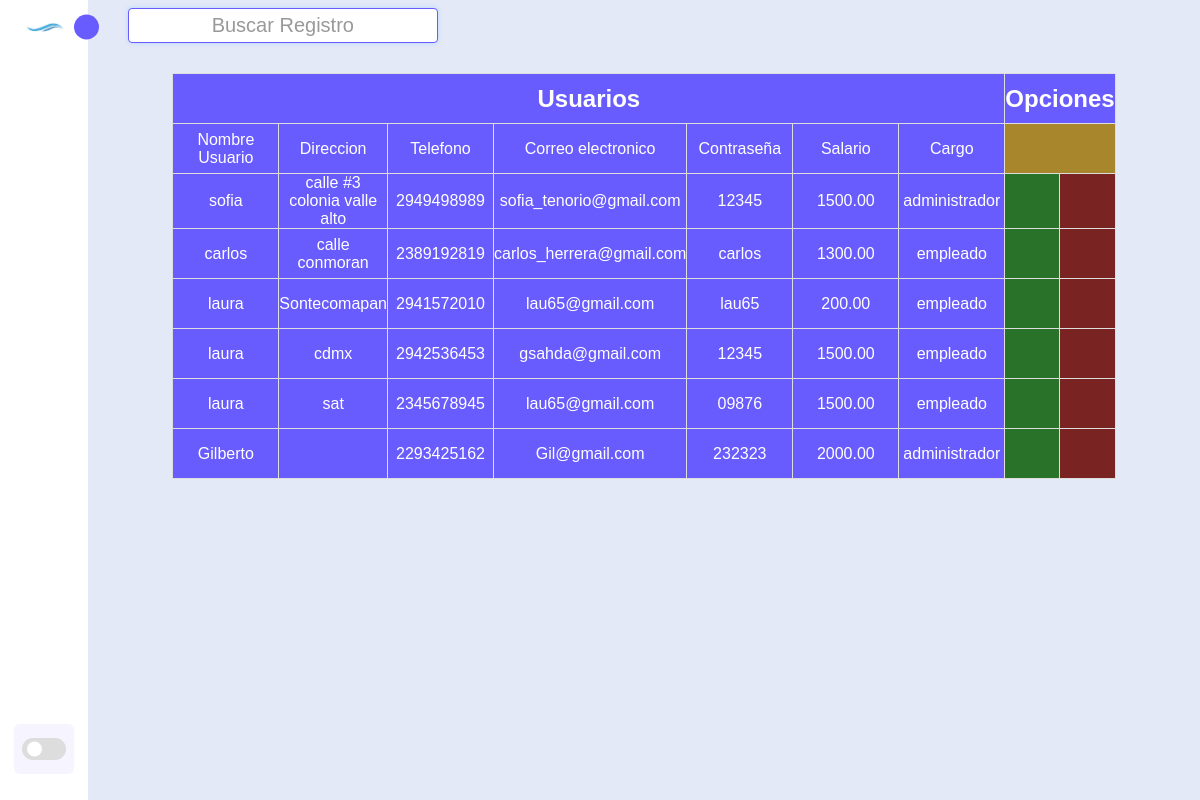
The app's page /actualizar_usuario.php (signed in) with its own data.
### tables this page shows
CREATE TABLE `empleados` (
  `id_empleado` int(11) NOT NULL,
  `nombre` varchar(50) NOT NULL,
  `direccion` varchar(100) NOT NULL,
  `telefono` varchar(20) NOT NULL,
  `correo_electronico` varchar(50) NOT NULL,
  `contraseña` varchar(30) NOT NULL,
  `salario` decimal(8,2) NOT NULL,
  `id_cargo` int(11) NOT NULL
);

CREATE TABLE `cargo` (
  `id_cargo` int(11) NOT NULL,
  `nombre_cargo` varchar(50) NOT NULL
);

### usuarios.php (the view, shortened to what this page needs)
<?php
include("conexion.php");
    if(isset($_SESSION['nombre'])&&isset($_SESSION['id_cargo'])==1){
?>
<!DOCTYPE html>
<html lang="en">
<head>
    <link rel="stylesheet" href="css/index.css">
    <link href="https://cdn.jsdelivr.net/npm/remixicon@3.2.0/fonts/remixicon.css" rel="stylesheet">
</head>
<body>
    <nav class="sidebar close">
        <header>
            <div class="image-text">
                <span class="image">
                    <img src="css/image/logo.png" alt icon="">
                </span>
            </div>
            <i class="ri-arrow-right-s-line toggle"></i>
        </header>
        <div class="menu-bar">
            <div class="menu">
                <ul class="menu-links">
                    <li class="nav-links">
                        <a href="index.php">
                        </a>
                    </li>
                    <li class="nav-links">
                        <a href="clientes.php">
                        </a>
                    </li>
                    <li class="nav-links">
                        <a href="reservaciones.php">
                        </a>
                    </li>
                    <li class="nav-links">
                        <a href="habitaciones.php">
                        </a>
                    </li>
                    <li class="nav-links">
                        <a href="usuarios.php">
                        </a>
                    </li>
                    <li class="nav-links">
                        <a href="pagos.php">
                        </a>
                    </li>
                    <li class="nav-links">
                        <a href="manual.php">
                        </a>
                    </li>
                </ul>
            </div>
            <div class="bottom-content">
                <li class="">
                        <a href="salir.php" onclick="return confirmacion();">
                        </a>
                </li>
                <li class="mode">
                    <div class="toggle-switch">
                        <span class="switch"></span>
                    </div>
                </li>
            </div>
        </div>
    </nav>
    <section class="home">
        <div class="home-conten">
            <input class="bux" onkeyup="" type="text" name="buscar" id="buscar" placeholder="Buscar Registro">
    <table class="tabla" id="usuarios" border="1">
        <tr>
            <th class="celda" colspan="7"> <h1>Usuarios</h1> </th>
            <th class="celda" colspan="2"> <h1>Opciones</h1></th>
        </tr>
        <tr>
        <td class="celda">Nombre Usuario</td>
        <td class="celda">Direccion</td>
        <td class="celda">Telefono</td>
        <td class="celda">Correo electronico</td>
        <td class="celda">Contraseña</td>
        <td class="celda">Salario</td>
        <td class="celda">Cargo</td>
        <td class="new" colspan="2"><a href="nuevo_usuario.php"><i class="ri-user-add-fill op"></i></a></td>
        </tr>
<?php foreach($conexion->query("SELECT e.*, c.nombre_cargo
FROM empleados e
JOIN cargo c ON e.id_cargo = c.id_cargo")as $row){?>
<tr>
        <td class="celda"> <?php echo $row['nombre'] ?> </td>
        <td class="celda"> <?php echo $row['direccion'] ?> </td>
        <td class="celda"> <?php echo $row['telefono'] ?> </td>
        <td class="celda"> <?php echo $row['correo_electronico'] ?> </td>
        <td class="celda"> <?php echo $row['contraseña'] ?> </td>
        <td class="celda"> <?php echo $row['salario'] ?> </td>
        <td class="celda"> <?php echo $row['nombre_cargo'] ?> </td>
        <td class="edit"><a href="editar_usuario.php?id=<?php echo $row['id_empleado']?>"><i class="ri-edit-fill op"></i></a></td>
        <td class="elim"><a href="elimina_usuario.php?id=<?php echo $row['id_empleado']?>" onclick="return eliminacion();"><i class="ri-delete-bin-4-fill op"></i></a></td>
</tr>
<?php }?>
    </table>
        </div>
    </section>
</body>
</html>
<?php
    }else {
        header("location:sesion.php");
    }
?>

### actualizar_usuario.php (shortened to what this page needs)
<?php
include("conexion.php");
        $nombre=$_POST["nombre"];
        $direccion=$_POST["direccion"];
        $telefono=$_POST["telefono"];
        $correo=$_POST["correo"];
        $contraseña=$_POST["contraseña"];
        $salario=$_POST["salario"];
        $tipo=$_POST["id_cargo"];
        if (repetido($nombre,$direccion,$telefono,$correo,$contraseña,$salario,$tipo,$conexion)==1) {
            echo '<script type="text/javascript">';
            echo 'alert("Registro ya existente");';
            echo '</script>';
            require ("editar_usuario.php");
        }else {
require("usuarios.php");
}
function repetido($nombre,$direccion,$telefono,$correo,$contraseña,$salario,$tipo,$conexion){
    $sql="SELECT* FROM empleados WHERE nombre='$nombre' AND direccion='$direccion' AND telefono='$telefono' AND correo_electronico='$correo' AND  contraseña='$contraseña'AND salario='$salario' AND id_cargo='$tipo'";
    $resultado=mysqli_query($conexion,$sql);
    if (mysqli_num_rows($resultado)>0) {
        return 1;
    } else {
        return 0;
    }
}
?>

### css/index.css (style rules this page uses)
* { font-family:Arial, Helvetica, sans-serif; margin: 0; padding: 0; box-sizing: border-box; }
:root { --body-color: #e4e9f7; --sidebar-color: #fff; --primary-color: #695cfe; --primary-color-light: #f6f5ff; --togle-color: #ddd; --text-color: #707070; --icon-actua: #ffffff; --icon-alimi: #695cfe; --tran-02: all 0.2s ease; --tran-03: all 0.3s ease; --tran-04: all 0.4s ease; --tran-05: all 0.4s ease; }
body { height: 100vh; background: var(--body-color); transition: var(--tran-05); }
.sidebar { position: fixed; text-decoration: none; top: 0; left: 0; height: 100%; width: 250px; padding: 10px 14px; z-index: 100; background: var(--sidebar-color); transition: var(--tran-05); }
.sidebar.close { width: 88px; }
.sidebar .menu-bar { height: calc(100% - 50px); display: flex; flex-direction: column; justify-content: space-between; }
.sidebar .image { min-width: 60px; display: flex; align-items: center; justify-content: center; }
.sidebar li { height: 50px; margin-top: 10px; list-style: none; display: flex; align-items: center; }
.sidebar header { position: relative; }
.sidebar header i.toggle { text-decoration: none; cursor:pointer; }
.sidebar .image-text img { width: 40px; border-radius: 6px; }
.sidebar header .image-text { display: flex; align-items: center; }
.sidebar header .toggle { position: absolute; top: 50%; right: -25px; transform: translateY(-50%) rotate(180deg); height: 25px; width: 25px; background: var(--primary-color); display: flex; align-items: center; justify-content: center; border-radius: 50%; color: var(--sidebar-color); font-size: 22px; transition: var(--tran-03); }
.sidebar.close header .toggle { transform: translateY(-50%); }
.sidebar .menu { margin-top: 0px; }
.sidebar li a { height: 100%; width: 100%; display: flex; align-items: center; text-decoration: none; border-radius: 6px; transition: var(--tran-04); }
.menu-bar .mode { position: relative; border-radius: 6px; background: var(--primary-color-light); transition: var(--tran-05); }
.menu-bar .mode .toggle-switch { position: absolute; display: flex; right: 0; align-items: center; justify-content: center; height: 100%; min-width: 60px; cursor: pointer; border-radius: 6px; background: var(--primary-color-light); transition: var(--tran-05); }
.toggle-switch .switch { position: relative; height: 22px; width: 44px; border-radius: 25px; background: var(--togle-color); }
.switch::before { content: ''; position: absolute; height: 15px; width: 15px; border-radius: 50%; top: 50%; left: 5px; transform: translateY(-50%); background: var(--sidebar-color); transition: var(--tran-03); }
.home { position: relative; left: 250px; height: 100vh; width: calc(100% - 250px); background: var(--body-color); transition: var(--tran-05); }
.home .home-conten { justify-content: center; font-size: 15px; font-weight: 500; padding: 8px 40px; color: var(--text-color); }
.sidebar.close ~ .home { left: 88px; width: calc(100% - 88px); }
.bux { text-align: center; width: 30%; height: 35px; padding: 10px; margin-bottom: 30px; border: 1px solid var(--primary-color); border-radius: 4px; font-size: 20px; outline: none; box-shadow: 0 0 5px #b3d7ff; }
.bux::placeholder { color: #999999; }
.home .home-conten .tabla { border-collapse: collapse; margin: auto; text-align: center; align-items: center; }
.home .home-conten .tabla .celda { border: 1px solid var(--togle-color); width: 106px; height: 50px; background-color: var(--primary-color); color:#fff; cursor: default; }
.home .home-conten td.edit { border: 1px solid var(--togle-color); background-color: #297229; width: 50px; height: 50px; }
.home .home-conten td.elim { border: 1px solid var(--togle-color); background-color: #7a2323; width: 50px; height: 50px; }
.home .home-conten td.new { border: 1px solid var(--togle-color); background-color: #a7862c; }

### records on screen
empleados: nombre "sofia", direccion "calle #3 colonia valle alto", telefono "2949498989", correo_electronico "sofia_tenorio@gmail.com", contraseña "12345", salario "1500.00", id_cargo.nombre_cargo "administrador"
empleados: nombre "carlos", direccion "calle conmoran", telefono "2389192819", correo_electronico "carlos_herrera@gmail.com", contraseña "carlos", salario "1300.00", id_cargo.nombre_cargo "empleado"
empleados: nombre "laura", direccion "Sontecomapan", telefono "2941572010", correo_electronico "lau65@gmail.com", contraseña "lau65", salario "200.00", id_cargo.nombre_cargo "empleado"
empleados: nombre "laura", direccion "cdmx", telefono "2942536453", correo_electronico "gsahda@gmail.com", contraseña "12345", salario "1500.00", id_cargo.nombre_cargo "empleado"
empleados: nombre "laura", direccion "sat", telefono "2345678945", correo_electronico "lau65@gmail.com", contraseña "09876", salario "1500.00", id_cargo.nombre_cargo "empleado"
empleados: nombre "Gilberto", telefono "2293425162", correo_electronico "Gil@gmail.com", contraseña "232323", salario "2000.00", id_cargo.nombre_cargo "administrador"
